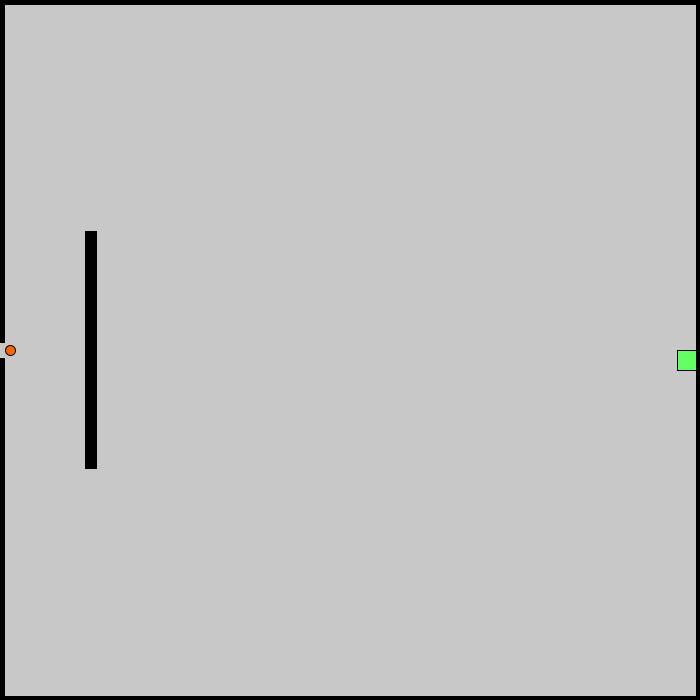
Frame 1 (no input)
Frame 60 (the mouse pressed at the canvas centre just before this capture): identical to frame 1, image omitted
Frame 120 (the mouse held since frame 60 and released just before this capture): identical to frame 1, image omitted

The Processing sketch that drew this single still picture (run headless with seeded random() and noise(); from frame 60 on, the mouse is pressed at the canvas centre):

// Processing sketch: processing_99399
// ── processing_99399.pde

int xpos = 10;
int ypos = 350;
float time = 0.00;
boolean game = true;

void setup() {
  size(700,700);
  smooth();
  background(200);
}

void draw() {
  background(200);
  strokeWeight(1);
  drawPlayer();
  drawFinish();
  drawWalls();
}
public class player {
  
}
public boolean isGameEnd() {
  if(xpos <= width-33 && (ypos >= height/2-20 || ypos<=height/2+200)) {
    game = false;
  } 
  return game;
} 
void drawPlayer() {
  fill(255,102,0);
  ellipse(xpos,ypos,10,10);
}

void drawFinish() {
  fill(100,255,100);
  rect(width-23,height/2,20,20);
}

void drawWalls() {
  strokeWeight(5);
  fill(0,0,0);
  rect(0,height/2+10,2,height);
  rect(0,0,2,height/2-10);
  rect(0,0,width,2);
  rect(0,height-2,width,2);
  rect(width-2,0,8,height);
  rect(width/8,height/3,7,height/3);
}


void keyPressed()
{
  if ( (keyCode == LEFT)) {
    xpos-=3;
  }
  if ( (keyCode == RIGHT)  ) {
    xpos+=3;
  }
  if ( (keyCode == UP)  ) {
    ypos-=3;
  }
  if ( (keyCode == DOWN)  )  {
    ypos+=3;
  }
}
void collide() {
}
public void time() {
  time+=.01;
}
